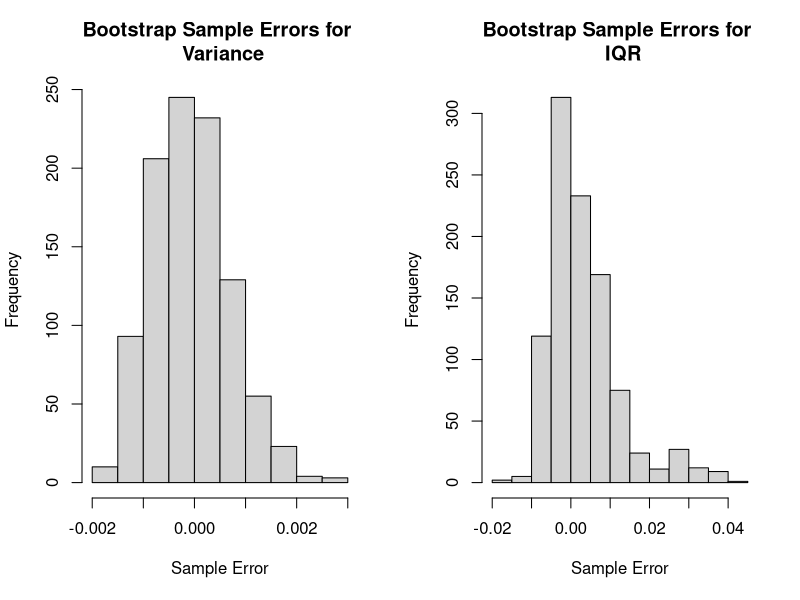

Recreate this plot in R.
## ---- chunk 1
knitr::opts_chunk$set(echo = TRUE)
## ---- chunk 2
data <- read.csv('EconomicMobility.csv')
## ---- chunk 3
CommunitiesSample = c(265, 596, 270, 334, 653, 273,  93,  58, 113, 668, 
                      235, 243, 703, 672, 411, 231, 723, 127, 640, 217, 
                      626, 279, 482, 395, 410, 162,   7, 603,  28, 100,  
                      68, 141, 593, 564, 557, 604, 443, 202, 480, 285, 
                      210, 585, 199, 224, 577, 551, 464, 611, 292, 649,  
                      80, 180,   3, 463, 479,  77, 453, 241, 548, 488, 
                      447, 396, 124, 552, 340, 615,  63, 380, 599, 590, 
                      386,  99, 374, 225, 116, 610, 215, 651,  55, 563, 
                      562, 122, 476, 355,  36, 293, 534, 652,  53, 571, 
                      398, 353, 383, 627, 352, 377, 537, 151, 392,  51)
## ---- chunk 4
VarIQR <- function(pop, N) {
  variance <- var(pop) * (N-1)/N
  iqr <- IQR(pop)
  c(variance, iqr)
}
## ---- chunk 5
communities.sample <- data$Mobility[CommunitiesSample]
var_iqr <- VarIQR(communities.sample, length(communities.sample))
## ---- chunk 6
cat("Variance of Sample: ", var_iqr[1])
## ---- chunk 7
cat("IQR of Sample: ", var_iqr[2])
## ---- chunk 8
popSize <- function(pop) {
  if (is.vector(pop))
  {if (is.logical(pop)) 
    ## then assume TRUE values identify units
    sum(pop) else length(pop)}
  else nrow(pop)
}

getSample <- function(pop, size, replace=FALSE) {
  N <- popSize(pop)
  pop[sample(1:N, size, replace = replace)]
}
## ---- chunk 9
S <- communities.sample
B <- 1000
n <- 100
set.seed(341)
bootstraps <- sapply(1:B, FUN = function(b) getSample(S, n, replace=T))
boot.attributes <- apply(bootstraps, 2, function(x) VarIQR(x, length(x) ))
## ---- chunk 10
par(mfrow=c(1,2))

boot_error_var <- apply(boot.attributes, MARGIN=2, FUN=function(s) {
  s[1] - var_iqr[1]
})
boot_error_iqr <- apply(boot.attributes, MARGIN=2, FUN=function(s) {
  s[2] - var_iqr[2]
})

hist(boot_error_var, main="Bootstrap Sample Errors for \n Variance", xlab="Sample Error")
hist(boot_error_iqr, main="Bootstrap Sample Errors for \n IQR", xlab="Sample Error")
## ---- chunk 11
SE <- function(estimate, B) {
  sqrt( sum((estimate - mean(estimate))^2) / B )
}

var_SE <- SE(boot.attributes[1,], B)
cat('Standard Error for Variance: ', var_SE)
## ---- chunk 12
iqr_SE <- var_SE <- SE(boot.attributes[2,], B)
cat('Standard Error for IQR: ', iqr_SE)
## ---- chunk 13
var_interval <- quantile(boot.attributes[1,], prob=c(0.025, 0.975))
paste0("The 95% confidence interval for variance is [",var_interval[1], ", ", var_interval[2], "]")
## ---- chunk 14
iqr_interval <- quantile(boot.attributes[2,], prob=c(0.025, 0.975))
paste0("The 95% confidence interval for IQR is [",iqr_interval[1], ", ", iqr_interval[2], "]")
